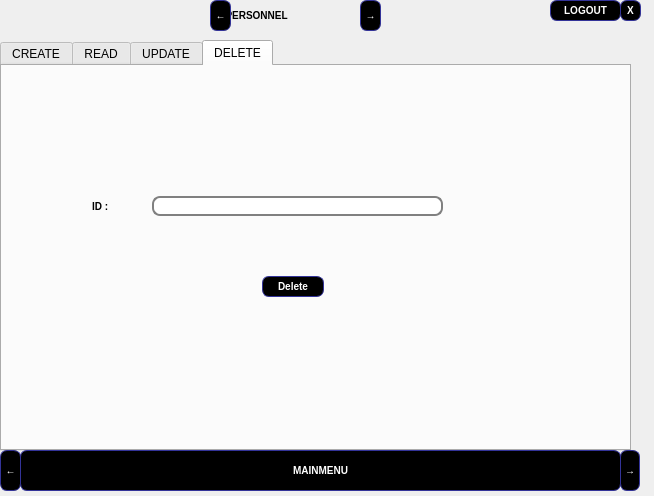
<?xml version="1.0" encoding="UTF-8"?>
<ui version="4.0">
 <class>dialogpersonnel</class>
 <widget class="QDialog" name="dialogpersonnel">
  <property name="geometry">
   <rect>
    <x>0</x>
    <y>0</y>
    <width>654</width>
    <height>496</height>
   </rect>
  </property>
  <property name="windowTitle">
   <string>Dialog</string>
  </property>
  <property name="styleSheet">
   <string notr="true">QLabel {
font-weight: bold;
font-size: 10px;
}
QLineEdit {
padding: 1px;
border-style: solid;
border: 2px solid gray;
border-radius: 8px;
}

QLabel {
font-weight: bold;
font-size: 10px;
}
QLineEdit {
padding: 1px;
border-style: solid;
border: 2px solid gray;
border-radius: 8px;
}


QPushButton {
color: white;
font-weight: bold;
background-color: black;
border-width: 1px;
border-color: #339;
border-style: solid;
border-radius: 7;
padding: 3px;
font-size: 10px;
padding-left: 5px;
padding-right: 5px;

}
QPushButton:hover { background-color: white;
color:black;
text-decoration: underline; }
</string>
  </property>
  <widget class="QLabel" name="label_13">
   <property name="geometry">
    <rect>
     <x>220</x>
     <y>0</y>
     <width>151</width>
     <height>31</height>
    </rect>
   </property>
   <property name="styleSheet">
    <string notr="true">border-image: url(:/image/image/Capture53.png);</string>
   </property>
   <property name="text">
    <string>  PERSONNEL</string>
   </property>
  </widget>
  <widget class="QPushButton" name="nextcrud">
   <property name="geometry">
    <rect>
     <x>360</x>
     <y>0</y>
     <width>21</width>
     <height>31</height>
    </rect>
   </property>
   <property name="styleSheet">
    <string notr="true">border-image: url(:/image/image/Capture53.png);</string>
   </property>
   <property name="text">
    <string>→</string>
   </property>
  </widget>
  <widget class="QPushButton" name="logout">
   <property name="geometry">
    <rect>
     <x>550</x>
     <y>0</y>
     <width>71</width>
     <height>21</height>
    </rect>
   </property>
   <property name="cursor">
    <cursorShape>PointingHandCursor</cursorShape>
   </property>
   <property name="styleSheet">
    <string notr="true">border-image: url(:/image/image/Capture53.png);</string>
   </property>
   <property name="text">
    <string>LOGOUT</string>
   </property>
  </widget>
  <widget class="QPushButton" name="nextmodule">
   <property name="geometry">
    <rect>
     <x>620</x>
     <y>450</y>
     <width>20</width>
     <height>41</height>
    </rect>
   </property>
   <property name="styleSheet">
    <string notr="true">border-image: url(:/image/image/Capture53.png);</string>
   </property>
   <property name="text">
    <string>→</string>
   </property>
  </widget>
  <widget class="QPushButton" name="logout_2">
   <property name="geometry">
    <rect>
     <x>620</x>
     <y>0</y>
     <width>21</width>
     <height>21</height>
    </rect>
   </property>
   <property name="cursor">
    <cursorShape>PointingHandCursor</cursorShape>
   </property>
   <property name="styleSheet">
    <string notr="true">border-image: url(:/image/image/Capture53.png);</string>
   </property>
   <property name="text">
    <string>X</string>
   </property>
  </widget>
  <widget class="QPushButton" name="previousmodule">
   <property name="geometry">
    <rect>
     <x>0</x>
     <y>450</y>
     <width>21</width>
     <height>41</height>
    </rect>
   </property>
   <property name="styleSheet">
    <string notr="true">border-image: url(:/image/image/Capture53.png);</string>
   </property>
   <property name="text">
    <string>←</string>
   </property>
  </widget>
  <widget class="QTabWidget" name="tabWidget">
   <property name="geometry">
    <rect>
     <x>0</x>
     <y>40</y>
     <width>631</width>
     <height>411</height>
    </rect>
   </property>
   <property name="currentIndex">
    <number>3</number>
   </property>
   <widget class="QWidget" name="create">
    <attribute name="title">
     <string>CREATE</string>
    </attribute>
    <widget class="QPushButton" name="ajouter">
     <property name="geometry">
      <rect>
       <x>200</x>
       <y>340</y>
       <width>241</width>
       <height>41</height>
      </rect>
     </property>
     <property name="cursor">
      <cursorShape>PointingHandCursor</cursorShape>
     </property>
     <property name="styleSheet">
      <string notr="true">border-image: url(:/image/image/Capture53.png);</string>
     </property>
     <property name="text">
      <string>Add</string>
     </property>
    </widget>
    <widget class="QWidget" name="verticalLayoutWidget">
     <property name="geometry">
      <rect>
       <x>110</x>
       <y>30</y>
       <width>91</width>
       <height>251</height>
      </rect>
     </property>
     <layout class="QVBoxLayout" name="verticalLayout">
      <item>
       <widget class="QLabel" name="label_8">
        <property name="text">
         <string>PERSONNEL ID</string>
        </property>
       </widget>
      </item>
      <item>
       <widget class="QLabel" name="label_9">
        <property name="text">
         <string>NOM :</string>
        </property>
       </widget>
      </item>
      <item>
       <widget class="QLabel" name="label_10">
        <property name="text">
         <string>PRENOM :</string>
        </property>
       </widget>
      </item>
      <item>
       <widget class="QLabel" name="label_11">
        <property name="text">
         <string>NBRJ :</string>
        </property>
       </widget>
      </item>
      <item>
       <widget class="QLabel" name="label_12">
        <property name="text">
         <string>ID ROLE :</string>
        </property>
       </widget>
      </item>
     </layout>
    </widget>
    <widget class="QWidget" name="verticalLayoutWidget_2">
     <property name="geometry">
      <rect>
       <x>200</x>
       <y>30</y>
       <width>341</width>
       <height>251</height>
      </rect>
     </property>
     <layout class="QVBoxLayout" name="verticalLayout_2">
      <item>
       <widget class="QLineEdit" name="lineEdit_id">
        <property name="styleSheet">
         <string notr="true">border-image: url(:/image/image/Capture5.png);</string>
        </property>
       </widget>
      </item>
      <item>
       <widget class="QLineEdit" name="lineEdit_nom">
        <property name="styleSheet">
         <string notr="true">border-image: url(:/image/image/Capture5.png);</string>
        </property>
       </widget>
      </item>
      <item>
       <widget class="QLineEdit" name="lineEdit_prenom">
        <property name="styleSheet">
         <string notr="true">border-image: url(:/image/image/Capture5.png);</string>
        </property>
       </widget>
      </item>
      <item>
       <widget class="QLineEdit" name="lineEdit_nbrj">
        <property name="styleSheet">
         <string notr="true">border-image: url(:/image/image/Capture5.png);</string>
        </property>
       </widget>
      </item>
      <item>
       <widget class="QLineEdit" name="lineEdit_idr">
        <property name="styleSheet">
         <string notr="true">border-image: url(:/image/image/Capture5.png);</string>
        </property>
       </widget>
      </item>
     </layout>
    </widget>
   </widget>
   <widget class="QWidget" name="read">
    <attribute name="title">
     <string>READ</string>
    </attribute>
    <widget class="QTableView" name="tabcli">
     <property name="geometry">
      <rect>
       <x>10</x>
       <y>40</y>
       <width>611</width>
       <height>251</height>
      </rect>
     </property>
     <property name="styleSheet">
      <string notr="true">border-image: url(:/image/image/Capture54.png);</string>
     </property>
    </widget>
    <widget class="QLineEdit" name="search">
     <property name="geometry">
      <rect>
       <x>490</x>
       <y>10</y>
       <width>113</width>
       <height>20</height>
      </rect>
     </property>
     <property name="styleSheet">
      <string notr="true">border-image: url(:/image/image/Capture5.png);</string>
     </property>
    </widget>
    <widget class="QPushButton" name="id_asc">
     <property name="geometry">
      <rect>
       <x>-60</x>
       <y>40</y>
       <width>201</width>
       <height>31</height>
      </rect>
     </property>
     <property name="styleSheet">
      <string notr="true">
QPushButton {
color: grey;
font-weight: bold;
background-color: none;
border-width: none;
border-color: none;
border-style: none;
border-radius: none;
padding: none;


}
QPushButton:hover { background-color: none;
color:black;
text-decoration: none; }</string>
     </property>
     <property name="text">
      <string>                                      ^</string>
     </property>
    </widget>
    <widget class="QPushButton" name="id_desc">
     <property name="geometry">
      <rect>
       <x>20</x>
       <y>40</y>
       <width>121</width>
       <height>31</height>
      </rect>
     </property>
     <property name="styleSheet">
      <string notr="true">
QPushButton {
color: grey;
font-weight: none;
background-color: none;
border-width: none;
border-color: none;
border-style: none;
border-radius: none;
padding: none;


}
QPushButton:hover { background-color: none;
color:black;
text-decoration: none; }</string>
     </property>
     <property name="text">
      <string>           v</string>
     </property>
    </widget>
    <widget class="QPushButton" name="num_asc">
     <property name="geometry">
      <rect>
       <x>130</x>
       <y>40</y>
       <width>101</width>
       <height>31</height>
      </rect>
     </property>
     <property name="styleSheet">
      <string notr="true">
QPushButton {
color: grey;
font-weight: bold;
background-color: none;
border-width: none;
border-color: none;
border-style: none;
border-radius: none;
padding: none;
font-size: 10px;
padding-left: 5px;
padding-right: 5px;

}
QPushButton:hover { background-color: none;
color:black;
text-decoration: none; }</string>
     </property>
     <property name="text">
      <string>                            ^</string>
     </property>
    </widget>
    <widget class="QPushButton" name="num_desc">
     <property name="geometry">
      <rect>
       <x>130</x>
       <y>40</y>
       <width>101</width>
       <height>31</height>
      </rect>
     </property>
     <property name="styleSheet">
      <string notr="true">
QPushButton {
color: grey;
font-weight: bold;
background-color: none;
border-width: none;
border-color: none;
border-style: none;
border-radius: none;
padding: none;
font-size: 10px;
padding-left: 5px;
padding-right: 5px;

}
QPushButton:hover { background-color: none;
color:black;
text-decoration: none; }</string>
     </property>
     <property name="text">
      <string>                            v</string>
     </property>
    </widget>
    <widget class="QPushButton" name="des_asc">
     <property name="geometry">
      <rect>
       <x>220</x>
       <y>40</y>
       <width>101</width>
       <height>31</height>
      </rect>
     </property>
     <property name="styleSheet">
      <string notr="true">
QPushButton {
color: grey;
font-weight: bold;
background-color: none;
border-width: none;
border-color: none;
border-style: none;
border-radius: none;
padding: none;
font-size: 10px;
padding-left: 5px;
padding-right: 5px;

}
QPushButton:hover { background-color: none;
color:black;
text-decoration: none; }</string>
     </property>
     <property name="text">
      <string>                            ^</string>
     </property>
    </widget>
    <widget class="QPushButton" name="des_desc">
     <property name="geometry">
      <rect>
       <x>220</x>
       <y>40</y>
       <width>101</width>
       <height>31</height>
      </rect>
     </property>
     <property name="styleSheet">
      <string notr="true">
QPushButton {
color: grey;
font-weight: bold;
background-color: none;
border-width: none;
border-color: none;
border-style: none;
border-radius: none;
padding: none;
font-size: 10px;
padding-left: 5px;
padding-right: 5px;

}
QPushButton:hover { background-color: none;
color:black;
text-decoration: none; }</string>
     </property>
     <property name="text">
      <string>                            v</string>
     </property>
    </widget>
    <widget class="QPushButton" name="montant_asc">
     <property name="geometry">
      <rect>
       <x>325</x>
       <y>40</y>
       <width>101</width>
       <height>31</height>
      </rect>
     </property>
     <property name="styleSheet">
      <string notr="true">
QPushButton {
color: grey;
font-weight: bold;
background-color: none;
border-width: none;
border-color: none;
border-style: none;
border-radius: none;
padding: none;
font-size: 10px;
padding-left: 5px;
padding-right: 5px;

}
QPushButton:hover { background-color: none;
color:black;
text-decoration: none; }</string>
     </property>
     <property name="text">
      <string>                            ^</string>
     </property>
    </widget>
    <widget class="QPushButton" name="montant_desc">
     <property name="geometry">
      <rect>
       <x>325</x>
       <y>40</y>
       <width>101</width>
       <height>31</height>
      </rect>
     </property>
     <property name="styleSheet">
      <string notr="true">
QPushButton {
color: grey;
font-weight: bold;
background-color: none;
border-width: none;
border-color: none;
border-style: none;
border-radius: none;
padding: none;
font-size: 10px;
padding-left: 5px;
padding-right: 5px;

}
QPushButton:hover { background-color: none;
color:black;
text-decoration: none; }</string>
     </property>
     <property name="text">
      <string>                            v</string>
     </property>
    </widget>
    <widget class="QPushButton" name="type_asc">
     <property name="geometry">
      <rect>
       <x>420</x>
       <y>40</y>
       <width>101</width>
       <height>31</height>
      </rect>
     </property>
     <property name="styleSheet">
      <string notr="true">
QPushButton {
color: grey;
font-weight: bold;
background-color: none;
border-width: none;
border-color: none;
border-style: none;
border-radius: none;
padding: none;
font-size: 10px;
padding-left: 5px;
padding-right: 5px;

}
QPushButton:hover { background-color: none;
color:black;
text-decoration: none; }</string>
     </property>
     <property name="text">
      <string>                            ^</string>
     </property>
    </widget>
    <widget class="QPushButton" name="type_desc">
     <property name="geometry">
      <rect>
       <x>420</x>
       <y>40</y>
       <width>101</width>
       <height>31</height>
      </rect>
     </property>
     <property name="styleSheet">
      <string notr="true">
QPushButton {
color: grey;
font-weight: bold;
background-color: none;
border-width: none;
border-color: none;
border-style: none;
border-radius: none;
padding: none;
font-size: 10px;
padding-left: 5px;
padding-right: 5px;

}
QPushButton:hover { background-color: none;
color:black;
text-decoration: none; }</string>
     </property>
     <property name="text">
      <string>                            v</string>
     </property>
    </widget>
    <widget class="QPushButton" name="pushButton">
     <property name="geometry">
      <rect>
       <x>20</x>
       <y>10</y>
       <width>61</width>
       <height>21</height>
      </rect>
     </property>
     <property name="styleSheet">
      <string notr="true">border-image: url(:/image/image/Capture53.png);</string>
     </property>
     <property name="text">
      <string>PRINT</string>
     </property>
    </widget>
    <widget class="QPushButton" name="pushButton_2">
     <property name="geometry">
      <rect>
       <x>130</x>
       <y>340</y>
       <width>161</width>
       <height>23</height>
      </rect>
     </property>
     <property name="styleSheet">
      <string notr="true">border-image: url(:/image/image/Capture53.png);</string>
     </property>
     <property name="text">
      <string>Delete</string>
     </property>
    </widget>
    <widget class="QPushButton" name="pushButton_3">
     <property name="geometry">
      <rect>
       <x>324</x>
       <y>340</y>
       <width>161</width>
       <height>23</height>
      </rect>
     </property>
     <property name="styleSheet">
      <string notr="true">border-image: url(:/image/image/Capture53.png);</string>
     </property>
     <property name="text">
      <string>Modify</string>
     </property>
    </widget>
    <widget class="QWidget" name="horizontalLayoutWidget">
     <property name="geometry">
      <rect>
       <x>10</x>
       <y>300</y>
       <width>591</width>
       <height>41</height>
      </rect>
     </property>
     <layout class="QHBoxLayout" name="horizontalLayout">
      <item>
       <widget class="QLineEdit" name="txt_id">
        <property name="styleSheet">
         <string notr="true">border-image: url(:/image/image/Capture5.png);</string>
        </property>
       </widget>
      </item>
      <item>
       <widget class="QLineEdit" name="txt_num">
        <property name="styleSheet">
         <string notr="true">border-image: url(:/image/image/Capture5.png);</string>
        </property>
       </widget>
      </item>
      <item>
       <widget class="QLineEdit" name="txt_des">
        <property name="styleSheet">
         <string notr="true">border-image: url(:/image/image/Capture5.png);</string>
        </property>
       </widget>
      </item>
      <item>
       <widget class="QLineEdit" name="txt_mont">
        <property name="styleSheet">
         <string notr="true">border-image: url(:/image/image/Capture5.png);</string>
        </property>
       </widget>
      </item>
      <item>
       <widget class="QLineEdit" name="txt_type">
        <property name="styleSheet">
         <string notr="true">border-image: url(:/image/image/Capture5.png);</string>
        </property>
       </widget>
      </item>
     </layout>
    </widget>
   </widget>
   <widget class="QWidget" name="update">
    <attribute name="title">
     <string>UPDATE</string>
    </attribute>
    <widget class="QLineEdit" name="idEdit">
     <property name="geometry">
      <rect>
       <x>170</x>
       <y>50</y>
       <width>231</width>
       <height>20</height>
      </rect>
     </property>
     <property name="styleSheet">
      <string notr="true">border-image: url(:/image/image/Capture5.png);</string>
     </property>
    </widget>
    <widget class="QPushButton" name="edit">
     <property name="geometry">
      <rect>
       <x>430</x>
       <y>50</y>
       <width>62</width>
       <height>21</height>
      </rect>
     </property>
     <property name="cursor">
      <cursorShape>PointingHandCursor</cursorShape>
     </property>
     <property name="styleSheet">
      <string notr="true">border-image: url(:/image/image/Capture53.png);</string>
     </property>
     <property name="text">
      <string>Select</string>
     </property>
    </widget>
    <widget class="QLabel" name="label_3">
     <property name="geometry">
      <rect>
       <x>120</x>
       <y>50</y>
       <width>61</width>
       <height>21</height>
      </rect>
     </property>
     <property name="text">
      <string>ID :</string>
     </property>
    </widget>
    <widget class="QLineEdit" name="edit_idc">
     <property name="geometry">
      <rect>
       <x>130</x>
       <y>140</y>
       <width>113</width>
       <height>20</height>
      </rect>
     </property>
     <property name="styleSheet">
      <string notr="true">border-image: url(:/image/image/Capture5.png);</string>
     </property>
    </widget>
    <widget class="QLineEdit" name="editDate">
     <property name="geometry">
      <rect>
       <x>390</x>
       <y>140</y>
       <width>113</width>
       <height>20</height>
      </rect>
     </property>
     <property name="styleSheet">
      <string notr="true">border-image: url(:/image/image/Capture5.png);</string>
     </property>
    </widget>
    <widget class="QLineEdit" name="edit_nom">
     <property name="geometry">
      <rect>
       <x>130</x>
       <y>240</y>
       <width>113</width>
       <height>20</height>
      </rect>
     </property>
     <property name="styleSheet">
      <string notr="true">border-image: url(:/image/image/Capture5.png);</string>
     </property>
    </widget>
    <widget class="QLineEdit" name="edit_prenom">
     <property name="geometry">
      <rect>
       <x>390</x>
       <y>240</y>
       <width>113</width>
       <height>20</height>
      </rect>
     </property>
     <property name="styleSheet">
      <string notr="true">border-image: url(:/image/image/Capture5.png);</string>
     </property>
    </widget>
    <widget class="QPushButton" name="editOk">
     <property name="geometry">
      <rect>
       <x>240</x>
       <y>320</y>
       <width>161</width>
       <height>21</height>
      </rect>
     </property>
     <property name="cursor">
      <cursorShape>PointingHandCursor</cursorShape>
     </property>
     <property name="styleSheet">
      <string notr="true">border-image: url(:/image/image/Capture53.png);</string>
     </property>
     <property name="text">
      <string>Save</string>
     </property>
    </widget>
    <widget class="QLabel" name="label_4">
     <property name="geometry">
      <rect>
       <x>40</x>
       <y>130</y>
       <width>81</width>
       <height>51</height>
      </rect>
     </property>
     <property name="text">
      <string>NEW NOM : </string>
     </property>
    </widget>
    <widget class="QLabel" name="label_5">
     <property name="geometry">
      <rect>
       <x>300</x>
       <y>130</y>
       <width>81</width>
       <height>31</height>
      </rect>
     </property>
     <property name="text">
      <string>NEW PRENOM :</string>
     </property>
    </widget>
    <widget class="QLabel" name="label_6">
     <property name="geometry">
      <rect>
       <x>50</x>
       <y>240</y>
       <width>61</width>
       <height>16</height>
      </rect>
     </property>
     <property name="text">
      <string>NEW NBJR :</string>
     </property>
    </widget>
    <widget class="QLabel" name="label_7">
     <property name="geometry">
      <rect>
       <x>270</x>
       <y>240</y>
       <width>81</width>
       <height>21</height>
      </rect>
     </property>
     <property name="text">
      <string>NEW ID ROLE :</string>
     </property>
    </widget>
   </widget>
   <widget class="QWidget" name="deletee">
    <attribute name="title">
     <string>DELETE</string>
    </attribute>
    <widget class="QPushButton" name="delete_btn">
     <property name="geometry">
      <rect>
       <x>260</x>
       <y>210</y>
       <width>62</width>
       <height>21</height>
      </rect>
     </property>
     <property name="cursor">
      <cursorShape>PointingHandCursor</cursorShape>
     </property>
     <property name="styleSheet">
      <string notr="true">border-image: url(:/image/image/Capture53.png);</string>
     </property>
     <property name="text">
      <string>Delete</string>
     </property>
    </widget>
    <widget class="QLabel" name="label_2">
     <property name="geometry">
      <rect>
       <x>90</x>
       <y>130</y>
       <width>47</width>
       <height>21</height>
      </rect>
     </property>
     <property name="text">
      <string>ID :</string>
     </property>
    </widget>
    <widget class="QLineEdit" name="deleteLine">
     <property name="geometry">
      <rect>
       <x>150</x>
       <y>130</y>
       <width>291</width>
       <height>20</height>
      </rect>
     </property>
     <property name="styleSheet">
      <string notr="true">border-image: url(:/image/image/Capture5.png);</string>
     </property>
    </widget>
   </widget>
  </widget>
  <widget class="QPushButton" name="back">
   <property name="geometry">
    <rect>
     <x>20</x>
     <y>450</y>
     <width>601</width>
     <height>41</height>
    </rect>
   </property>
   <property name="cursor">
    <cursorShape>PointingHandCursor</cursorShape>
   </property>
   <property name="styleSheet">
    <string notr="true">border-image: url(:/image/image/Capture53.png);</string>
   </property>
   <property name="text">
    <string>MAINMENU</string>
   </property>
  </widget>
  <widget class="QPushButton" name="prevcrud">
   <property name="geometry">
    <rect>
     <x>210</x>
     <y>0</y>
     <width>21</width>
     <height>31</height>
    </rect>
   </property>
   <property name="styleSheet">
    <string notr="true">border-image: url(:/image/image/Capture53.png);</string>
   </property>
   <property name="text">
    <string>←</string>
   </property>
  </widget>
 </widget>
 <resources/>
 <connections/>
</ui>
